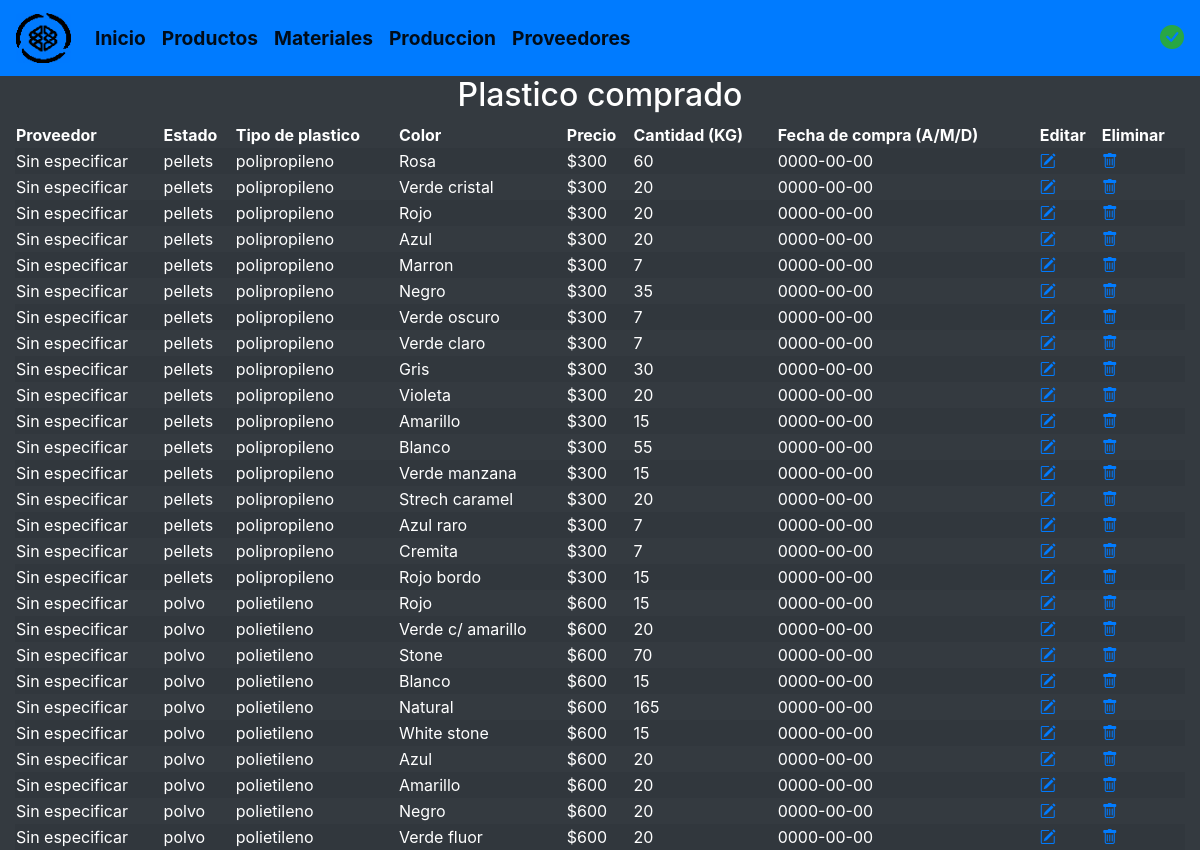
The app's page /vermpcomprado.php, older data.
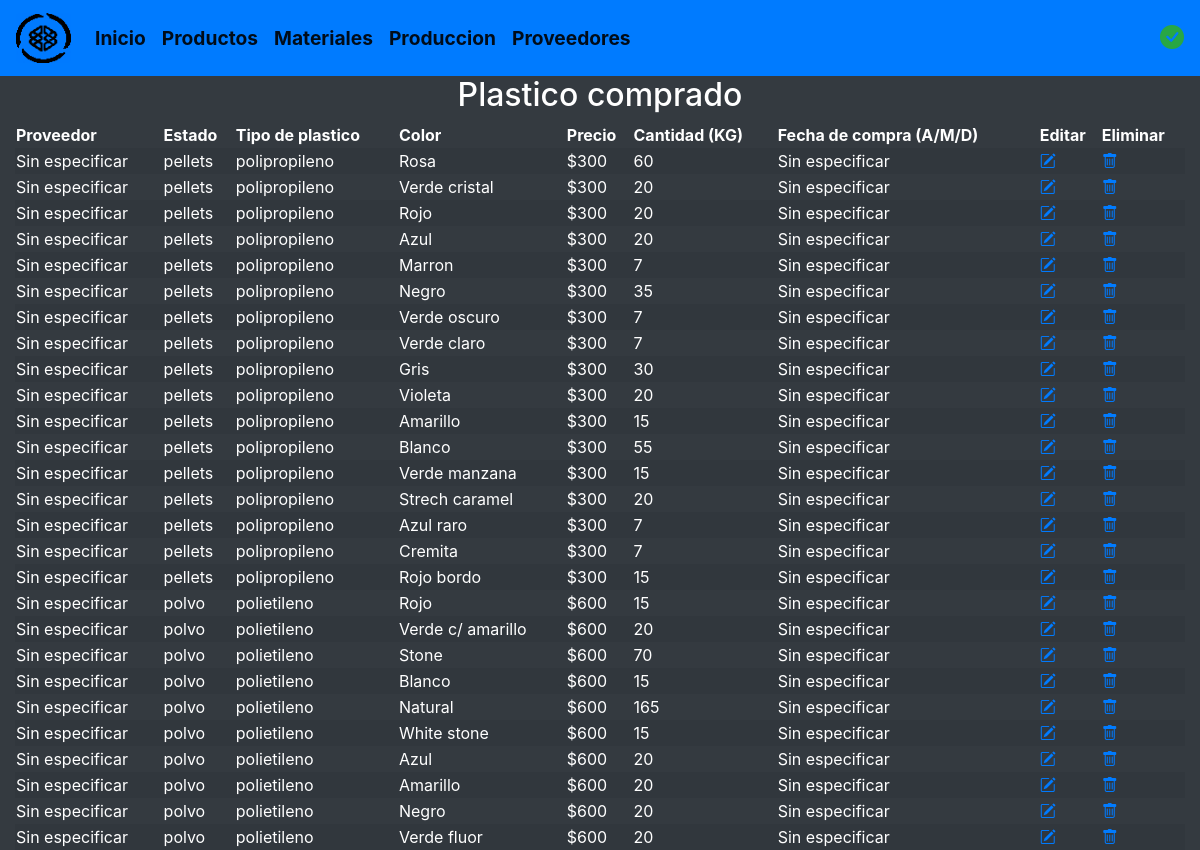
The same page, newer data.
### tables this page shows
create table mpcomprado(
	id_compra int unsigned auto_increment primary key,
	id_procedencia int unsigned,
	id_proveedor int unsigned,
	estado varchar(40) not null,
	tipo_plastico varchar(40) not null,
	color varchar(90) not null,
	precio float(9),
	cantidad int(4) not null,
	fecha date,
	creada_el TIMESTAMP DEFAULT CURRENT_TIMESTAMP,
  	actualizada_el TIMESTAMP DEFAULT CURRENT_TIMESTAMP,
	foreign key (id_procedencia) references material(id_procedencia),
	foreign key (id_proveedor) references proveedores(id_proveedor)
);

### vermpcomprado.php (the view, shortened to what this page needs)
<!DOCTYPE html>
<html lang="es">
	<?php include "modulos/head.php" ?>
	<body class="bg-dark text-white">
		<?php include "modulos/navheader.php" ?>
			<article class="col">
				<center>
					<h2>Plastico comprado</h2>
				</center>
				<table class="col table-striped">
					<thead>
						<tr>
							<th>Proveedor</th>
							<th>Estado</th>
							<th>Tipo de plastico</th>
							<th>Color</th>
							<th>Precio</th>
							<th>Cantidad (KG)</th>
							<th>Fecha de compra (A/M/D)</th>
							<th>Editar</th>
							<th>Eliminar</th>
						</tr>
					</thead>
					<tbody>
						<?php
							include_once "db/conexion.php";
							$sql_leer='SELECT id_compra,estado,tipo_plastico,color,precio,cantidad,fecha FROM mpcomprado';
							$gsent = $cnn->prepare($sql_leer);
							$gsent->execute();
							$resultados = $gsent->fetchAll();
						    foreach ($resultados as $dato):
						?>
					    <tr>
					    	<?php
							include_once "db/conexion.php";
								$sql_leer1="SELECT mpcomprado.id_compra, mpcomprado.id_proveedor, proveedores.nombre, proveedores.id_proveedor FROM mpcomprado,proveedores WHERE proveedores.id_proveedor=mpcomprado.id_proveedor and mpcomprado.id_compra='$dato[id_compra]'";
								$gsent1 = $cnn->prepare($sql_leer1);
								$gsent1->execute();
								$resultados1 = $gsent1->fetchAll();
							?>
							<?php
								if ($resultados1==null)
								{
									echo '<td>Sin especificar</td>';
								}
							?>
						    <td><?php echo $dato['estado']; ?></td>
						    <td><?php echo $dato['tipo_plastico']; ?></td>
						    <td><?php echo $dato['color']; ?></td>
						    <td>
						    	<?php
						    		if($dato['precio']!=0)
						    		{
						    			echo '$'.$dato['precio'];
						    		}
						    		else
						    		{
						    			echo 'Sin especificar';
						    		}
								?>
							</td>
						    <td><?php echo $dato['cantidad']; ?></td>
						    <td>
						    	<?php
						    		if($dato['fecha']!=null)
						    		{
						    			echo $dato['fecha'];
						    		}
						    		else
						    		{
						    			echo 'Sin especificar';
						    		}
								?>
							</td>
						    <td><a href="vermpcomprado.php?id=<?php echo $dato['id_compra']; ?>"><i class="bi bi-pencil-square"></i></a></td>
						    <td><a href="eliminarmpcomprado.php?id=<?php echo $dato['id_compra']; ?>" onclick="confirmar()"><i class="bi bi-trash"></i></a></td>
					    </tr>
						<?php
							endforeach
						?>
					</tbody>
				</table>
			</article>
		</main>
	</body>
</html>

### modulos/head.php (shortened to what this page needs)
<head>
	<link rel="stylesheet" href="https://cdnjs.cloudflare.com/ajax/libs/bootstrap-icons/1.8.1/font/bootstrap-icons.min.css" />
   	<link rel="stylesheet" href="https://cdn.jsdelivr.net/npm/bootstrap@4.6.1/dist/css/bootstrap.min.css">
   	<link rel="stylesheet" href="https://cdn.jsdelivr.net/npm/bootstrap-icons@1.3.0/font/bootstrap-icons.css">
   	<link rel="stylesheet" href="styles/styles.css" type="text/css">
</head>

### modulos/navheader.php (shortened to what this page needs)
<main>
	<header>
		<nav class="navbar navbar-expand-lg navbar-light bg-primary">
			<a class="navbar-brand">
				<img src="img/logo.jpg" width="55" height="50" class="d-inline-block align-top rounded-lg" alt="">
			</a>
			<div class="collapse navbar-collapse" id="navbarNav">
				<ul class="navbar-nav">
					<li class="nav-item active">
						<a class="tittle nav-link" href="index.php">Inicio</a>
					</li>
					<li class="nav-item active">
						<a class="tittle nav-link" href="productos.php">Productos</a>
					</li>
					<li class="nav-item active">
						<a class="tittle nav-link" href="materiales.php">Materiales</a>
					</li>
					<li class="nav-item active">
						<a class="tittle nav-link" href="produccion.php">Produccion</a>
					</li>
					<li class="nav-item active">
						<a class="tittle nav-link" href="proveedores.php">Proveedores</a>
					</li>
				</ul>
			</div>
			<div class="d-flex d-row-reverse">
				<?php
					$cfsa=0;
				?>
				<?php
					if($cfsa==0):
				?>
				<i class="text-success navalerticon bi bi-check-circle-fill"></i>
				<?php endif; ?>
			</div>
		</nav>
	</header>

### styles/styles.css (style rules this page uses)
.tittle { font-size:1.2rem; font-weight: bold; }
.navalerticon { font-size:1.5rem; }

Row changes from the older to the newer data that the page shows:
changed mpcomprado "Rosa": fecha "0000-00-00" → (not shown); now shows "Sin especificar"
changed mpcomprado "Verde cristal": fecha "0000-00-00" → (not shown); now shows "Sin especificar"
changed mpcomprado (number 3 of 27 on the later page): fecha "0000-00-00" → (not shown); now shows "Sin especificar"
changed mpcomprado (number 4 of 27 on the later page): fecha "0000-00-00" → (not shown); now shows "Sin especificar"
changed mpcomprado "Marron": fecha "0000-00-00" → (not shown); now shows "Sin especificar"
changed mpcomprado (number 6 of 27 on the later page): fecha "0000-00-00" → (not shown); now shows "Sin especificar"
changed mpcomprado "Verde oscuro": fecha "0000-00-00" → (not shown); now shows "Sin especificar"
changed mpcomprado "Verde claro": fecha "0000-00-00" → (not shown); now shows "Sin especificar"
changed mpcomprado "Gris": fecha "0000-00-00" → (not shown); now shows "Sin especificar"
changed mpcomprado "Violeta": fecha "0000-00-00" → (not shown); now shows "Sin especificar"
changed mpcomprado (number 11 of 27 on the later page): fecha "0000-00-00" → (not shown); now shows "Sin especificar"
changed mpcomprado (number 12 of 27 on the later page): fecha "0000-00-00" → (not shown); now shows "Sin especificar"
changed mpcomprado "Verde manzana": fecha "0000-00-00" → (not shown); now shows "Sin especificar"
changed mpcomprado "Strech caramel": fecha "0000-00-00" → (not shown); now shows "Sin especificar"
changed mpcomprado "Azul raro": fecha "0000-00-00" → (not shown); now shows "Sin especificar"
changed mpcomprado "Cremita": fecha "0000-00-00" → (not shown); now shows "Sin especificar"
changed mpcomprado "Rojo bordo": fecha "0000-00-00" → (not shown); now shows "Sin especificar"
changed mpcomprado (number 18 of 27 on the later page): fecha "0000-00-00" → (not shown); now shows "Sin especificar"
changed mpcomprado "Verde c/ amarillo": fecha "0000-00-00" → (not shown); now shows "Sin especificar"
changed mpcomprado "Stone": fecha "0000-00-00" → (not shown); now shows "Sin especificar"
changed mpcomprado (number 21 of 27 on the later page): fecha "0000-00-00" → (not shown); now shows "Sin especificar"
changed mpcomprado "Natural": fecha "0000-00-00" → (not shown); now shows "Sin especificar"
changed mpcomprado "White stone": fecha "0000-00-00" → (not shown); now shows "Sin especificar"
changed mpcomprado (number 24 of 27 on the later page): fecha "0000-00-00" → (not shown); now shows "Sin especificar"
changed mpcomprado (number 25 of 27 on the later page): fecha "0000-00-00" → (not shown); now shows "Sin especificar"
changed mpcomprado (number 26 of 27 on the later page): fecha "0000-00-00" → (not shown); now shows "Sin especificar"
changed mpcomprado "Verde fluor": fecha "0000-00-00" → (not shown); now shows "Sin especificar"
